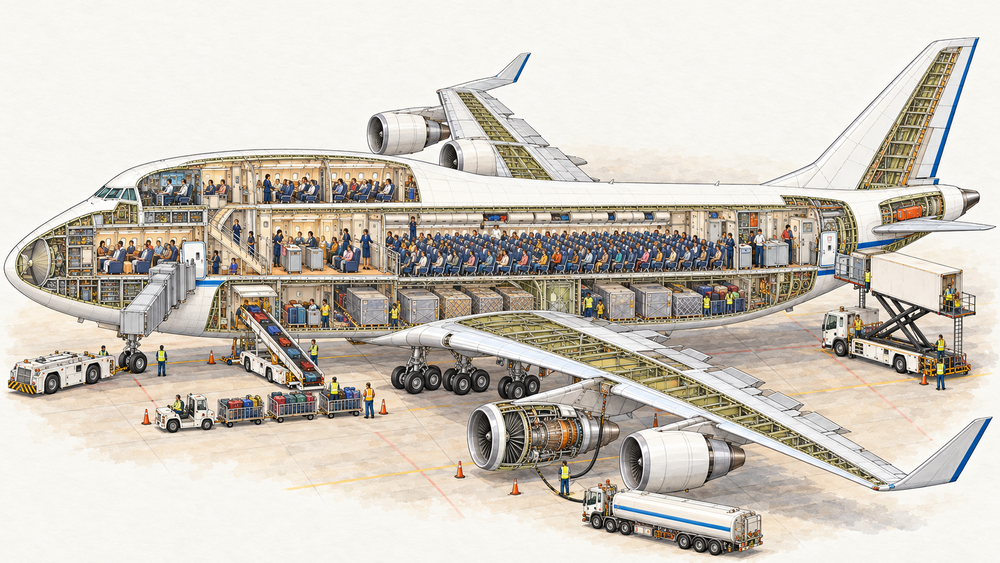
#> input picture art/plate.png, 1000 x 563 px, shrunk from 1672 x 941 before the run
$ python grid.py ../art/plate.png ../art/plate.png 5
#> lines starting #> are read from the running program, lines starting #| are printed output that depends on the picture
#!/usr/bin/env python3
"""Overlay a labelled pixel grid on a tile for tracing outlines: grid.py <tile.png> <out.png> [step]."""
import sys
from PIL import Image, ImageDraw, ImageFont
src, out = sys.argv[1], sys.argv[2]; step = int(sys.argv[3]) if len(sys.argv) > 3 else 64
im = Image.open(src).convert("RGB"); d = ImageDraw.Draw(im)
#> further down, im is the input picture: PIL image 1000x563 RGB; mean R, G, B 206.3, 199.8, 189.9
f = ImageFont.truetype("/System/Library/Fonts/Helvetica.ttc", 22)
for x in range(0, im.width, step):
    major = x % (step * 2) == 0
    d.line([(x, 0), (x, im.height)], fill=(230, 0, 0) if major else (255, 140, 140), width=2 if major else 1)
    if major: d.text((x + 3, 3), str(x), fill=(200, 0, 0), font=f)
for y in range(0, im.height, step):
    major = y % (step * 2) == 0
    d.line([(0, y), (im.width, y)], fill=(0, 0, 230) if major else (140, 140, 255), width=2 if major else 1)
    if major: d.text((3, y + 3), str(y), fill=(0, 0, 200), font=f)
im.save(out)
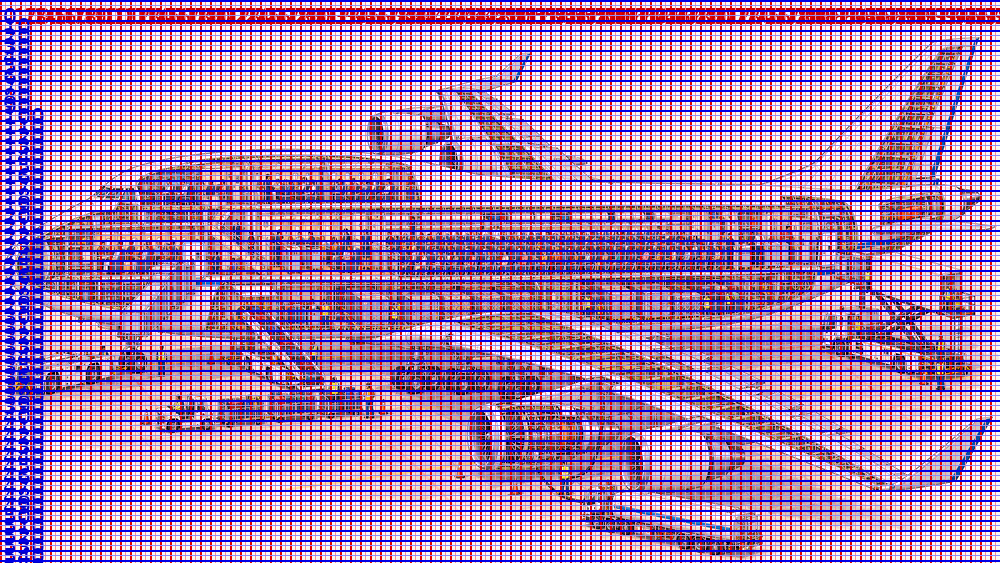
#> saved as plate.png: PIL image 1000x563 RGB; mean R, G, B 161.1, 116.2, 172
